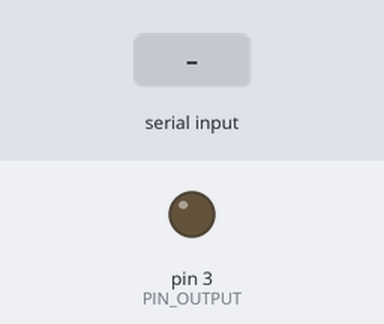
Simulated run of this sketch. Board: Arduino Uno, built with avr-gcc and run on an emulated ATmega328P. Parts: output pins drawn as LEDs (lit = HIGH). The inputs (shaded band) are chosen by the test bench.

Above: at 1.2 s.
1.3 s: "1\n" received over Serial
Timing chart, 0 to 4.3 s (numbered marks = the images above; inputs shaded):
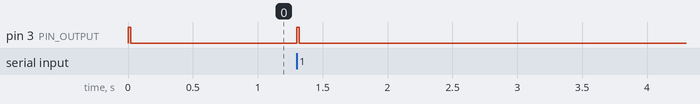

Measured:
- after the input at 1.3 s, pin 3 (PIN_OUTPUT): LOW → HIGH at once, → LOW 0.02 s later

The sketch:

arduino-serial-proxy.ino
```cpp
/*
  This sketch:
    - Receives events per Serial ('\n' ^= event) and signals respective inceptions
      via wire (HIGH on output-pin for short interval).

  The circuit:
    - Signalboy client (signaling events via Serial: '\n' ^= event)
    - MCU (`arduino-serial-proxy`)
      - USB: Connected to Signalboy client (Serial)
      - Output-pin 3: Wired to MCU running `arduino-monitor`
    - MCU (`arduino-monitor`)
      - Input-pin 2: Wired to Signalboy output (typically via 3.5mm jack)
      - Input-pin 9: Wired to MCU running `arduino-serial-proxy`
*/

#define PIN_OUTPUT 3
#define SIGNAL_HIGH_INTERVAL 20UL

unsigned long lastEventTime = 0;

void setup() {
  pinMode(PIN_OUTPUT, OUTPUT);

  Serial.begin(57600);
}

void loop() {
  // if there's any serial available, read it:
  while (Serial.available() > 0) {
    if (Serial.read() == '\n') {
      lastEventTime = millis();
    }

    updateOutput();
  }

  updateOutput();
}

void updateOutput() {
  digitalWrite(PIN_OUTPUT, (millis() - lastEventTime <= SIGNAL_HIGH_INTERVAL) ? HIGH : LOW);
}
```
